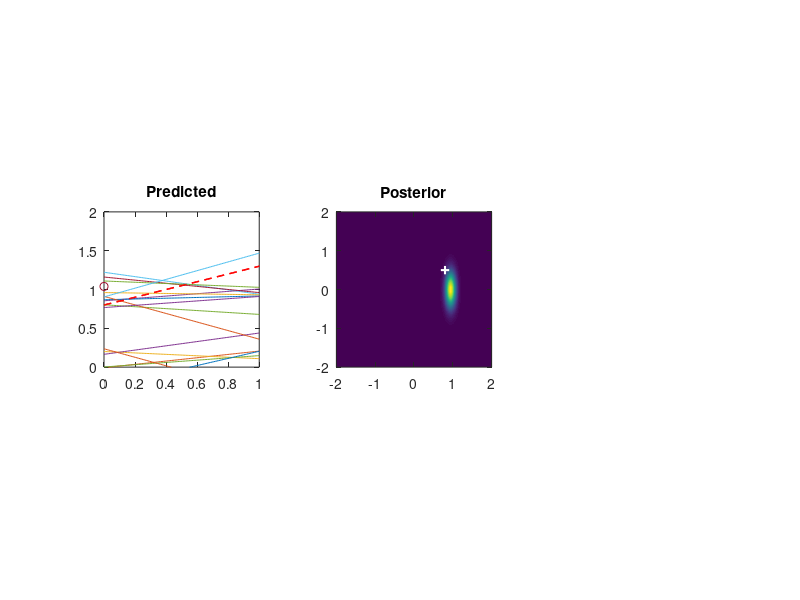

The MATLAB source for this figure: (Note: this script raises an error after producing the figure.)
clear; close all;
%% dataset
ns = 20; 
x = linspace(0,1,ns)';
%y = @(x) sin(2*pi*x);
w2 = 0.5; w1 = 0.8;
y = @(x) w2*x + w1;
e = .2*randn(size(x));
t = y(x) + e;

%% prior
M = 2;
alpha = .1;
beta = 1/.01;

MuPrior = zeros(1,M)'; SigmaPrior = alpha\eye(M);

phi = @(x)(bsxfun(@power,x,0:M-1)); % Phi function
phix = phi(x); % design matrix
f1 = figure('units','normalized','outerposition',[0 0 1 1]);% f2 = figure('Position',[501 100 500 400]);
pbaspect([1 1 1]);
%f3 = figure;


for i=1:length(t)
    clf;
    if i == 1
        x1 = -2:.005:2; x2 = x1;
        [X1,X2] = meshgrid(x1,x2);
        F = mvnpdf([X1(:) X2(:)],MuPrior',inv(SigmaPrior));
        F = reshape(F,length(x2),length(x1));
        %figure(f2); clf;
        subplot(1,3,2); imagesc(x1,x2,F);set(gca,'YDir','normal'); hold on; plot(w1,w2,'w+','LineWidth',1.5);
        W = mvnrnd(MuPrior',inv(SigmaPrior),10); pbaspect([1 1 1]); title('Prior'); 
        
        xx = linspace(0,1,100);
        yt = W(:,2)*xx + W(:,1);
        %figure(f1); clf;
        subplot(1,3,1); plot(xx,yt); hold on; plot(xx,y(xx),'r--','LineWidth',1); title('Predicted'); xlim([0 1]); ylim([0 2]);
        pbaspect([1 1 1]); pause;
    end
    
    SigmaPost = SigmaPrior + beta*(phix(1:i,:)'*phix(1:i,:));
    MuPost = SigmaPost\(SigmaPrior\MuPrior + beta*phix(1:i,:)'*t(1:i));
    MuPrior = MuPost;

    W = mvnrnd(MuPost',inv(SigmaPost),10);
    
    xx = linspace(0,1,100);
    yt = W(:,2)*xx + W(:,1);
    %figure(f1); clf;
    subplot(1,3,1); plot(xx,yt); hold on; plot(xx,y(xx),'r--','LineWidth',1); hold on; plot(x(1:i),t(1:i),'o'); xlim([0 1]); ylim([0 2]);
    pbaspect([1 1 1]); title('Predicted');
    
    F = mvnpdf([X1(:) X2(:)],MuPost',inv(SigmaPost));
    F = reshape(F,length(x2),length(x1));
    %figure(f2); clf;
    subplot(1,3,2); imagesc(x1,x2,F); set(gca,'YDir','normal'); hold on; plot(w1,w2,'w+','LineWidth',1.5); 
    pbaspect([1 1 1]);title('Posterior');
    %figure(f3); clf; 
    
    lkhd = [X1(:) X2(:)]*phix(i,:)'; lkhd = (sqrt(2*pi)*beta)\gaussmf(lkhd(:),[1 t(i)]);
    lkhd = reshape(lkhd,length(x2),length(x1));
    subplot(1,3,3); imagesc(x1,x2,lkhd); set(gca,'YDir','normal'); hold on; plot(w1,w2,'r+','LineWidth',1.5);
    pbaspect([1 1 1]); title('Likelihood'); pause(0.5);
    
    if i == 1
        pause;
    end
end
